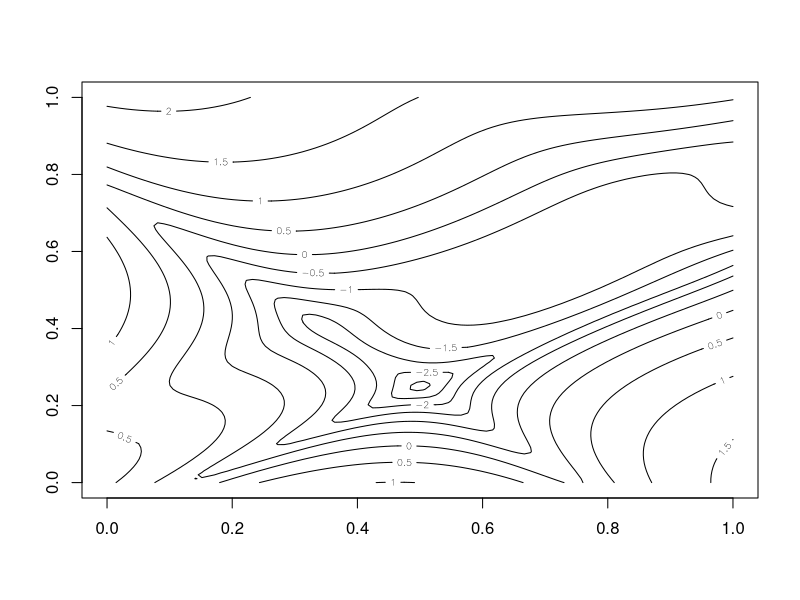

Recreate this plot in R.
## #3 Optimization

goldprice <- function(x1, x2)
{
  a <- (4*x1 + 4*x2 - 3)^2 * (75 - 56*(x1 + x2) + 3*(4*x1 - 2)^2 + 
                                6*(4*x1 - 2)*(4*x2 - 2) + 3*(4*x2 - 2)^2)
  b <- (8*x1 - 12*x2 + 2)^2 * (-14 - 128*x1 + 12*(4*x1 - 2)^2 + 192*x2 - 
                                 36*(4*x1 - 2)*(4*x2 - 2) + 27*(4*x2 - 2)^2)
  f <- (log((1 + a)*(30 + b)) - 8.69) / 2.43
  
  return(f)
}

constraint <- function(x1, x2)
{
  c <- 1.5 - x1 - 2*x2 - 0.5*sin(2*pi*(x1^2 - 2*x2))
  
  return(c)
}

# plot figure

x <- seq(0, 1, length=100)
g <- expand.grid(x, x)

goldp <- goldprice(x1=g[, 1], x2=g[, 2])
cs <- heat.colors(128)
bs <- seq(min(goldp), max(goldp), length=129)

# image(x, x, matrix(goldp, ncol=length(x)), col=cs, breaks=bs,
#       xlab="x1", ylab="x2")
contour(x, x, matrix(goldp, ncol=length(x)), add=FALSE)









